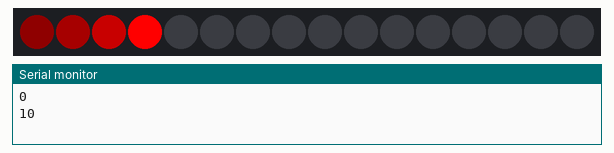
Simulated run of this sketch. Board: Arduino Uno, built with avr-gcc and run on an emulated ATmega328P. Shown: 16 RGB LEDs in strip order, left to right, the last lines printed to the serial monitor.

Above: at 0.07 s.
At 0.54 s:
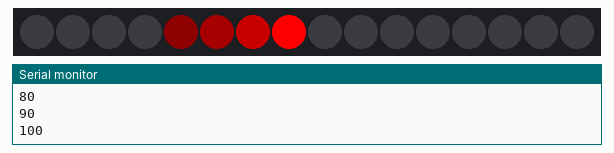
At 1.0 s:
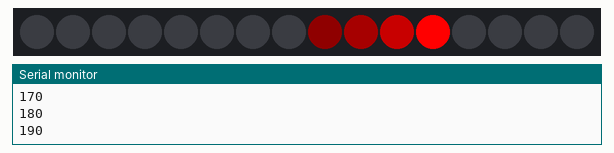
At 1.46 s:
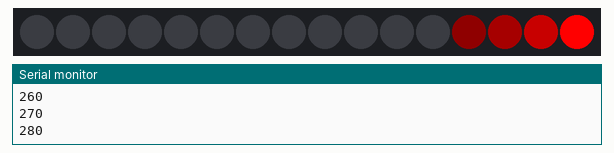
At 2.16 s:
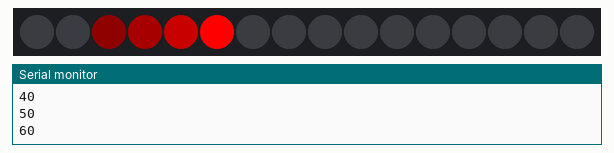

The sketch:

PAM-Arduino-WS2812.ino
```cpp
////////////////////////////////////////////////////////////////////////////////////
//
//                               PI and more
//                      Arduino & WS2812 led circle
//
// https://piandmore.wordpress.com/2016/10/04/arduino-or-esp-ws2812/
//
////////////////////////////////////////////////////////////////////////////////////
//
// The library from Adafruit which enables the use of the WS2812
// or NeoPixel
//
#include <Adafruit_NeoPixel.h>

//
// The pin the circle of WS2812 leds is connected to
//
#define CIRCLEPIN 6
//
// The number of leds in our circle
//
#define PIXELCOUNT 16

//
// Initialize the Adafruit library
//
Adafruit_NeoPixel pixels = Adafruit_NeoPixel(PIXELCOUNT,CIRCLEPIN,
  NEO_GRB+NEO_KHZ800);

//
// The current position in degrees
//
int degree = 0;

void setup() {
  Serial.begin(115200);
  //
  // Start the led string and turn them all off
  //
  pixels.begin();
  for(int i=0;i<PIXELCOUNT;i++){
    pixels.setPixelColor(i, pixels.Color(0,0,0));
  }
  pixels.show();
}

void loop() {
  Serial.println(degree);
  //
  // Turn all leds to black
  //
  for(int i=0;i<PIXELCOUNT;i++){
    pixels.setPixelColor(i, pixels.Color(0,0,0));
  }
  //
  // Convert degrees to the pixel position
  //
  int thisPixel = (degree*PIXELCOUNT)/360;
  //
  // Set the pixels with a trailing tail
  //
  pixels.setPixelColor((thisPixel+3)%16,pixels.Color(255,0,0));
  pixels.setPixelColor((thisPixel+2)%16,pixels.Color(100,0,0));
  pixels.setPixelColor((thisPixel+1)%16,pixels.Color(40,0,0));
  pixels.setPixelColor((thisPixel)%16,pixels.Color(15,0,0));
  //
  // Don't forget to call the pixels.show();
  //
  pixels.show();
  delay(50);
  degree += 10;
  if (degree>=360) {
    degree -= 360;
  }
}
```

Measured:
- by itself, everything shown: repeats every 1.9 s, in 16 steps
